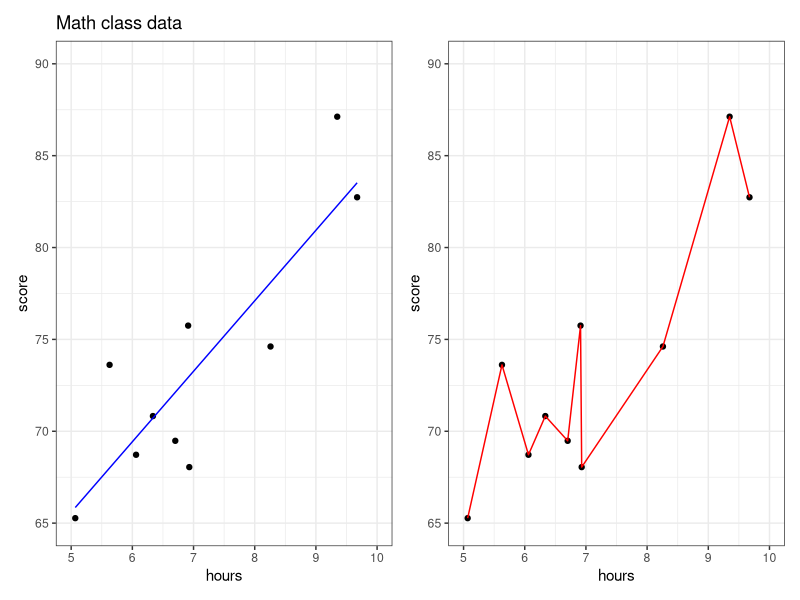
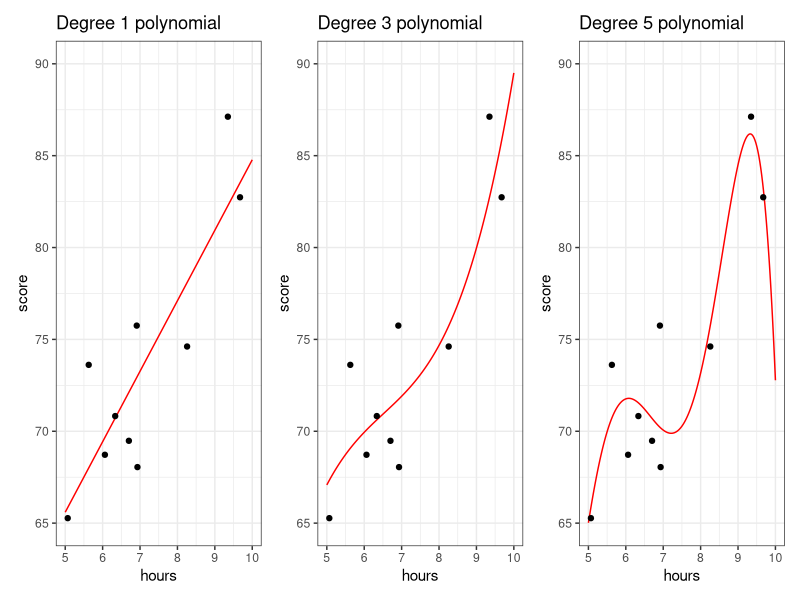
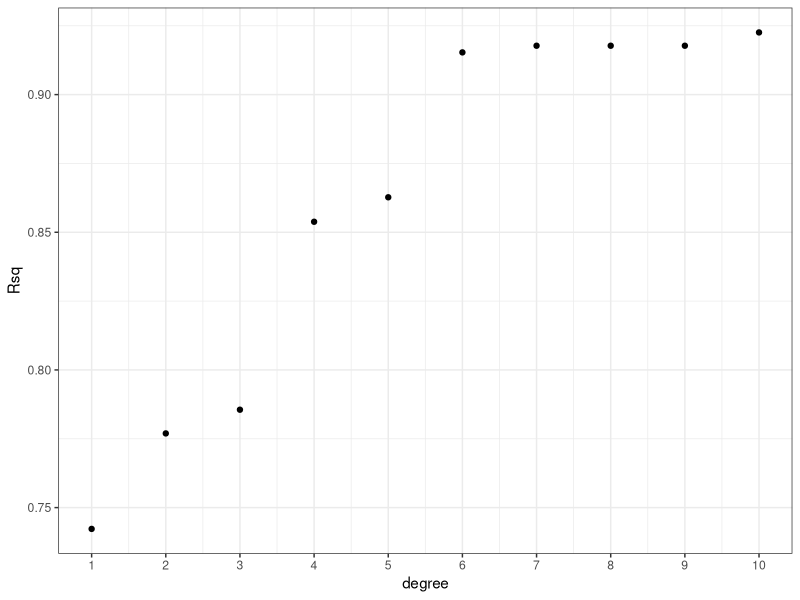
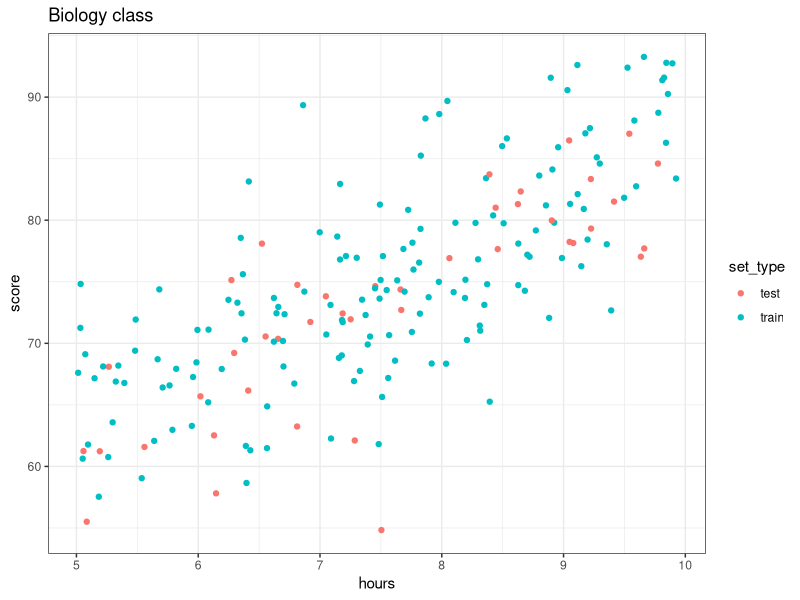
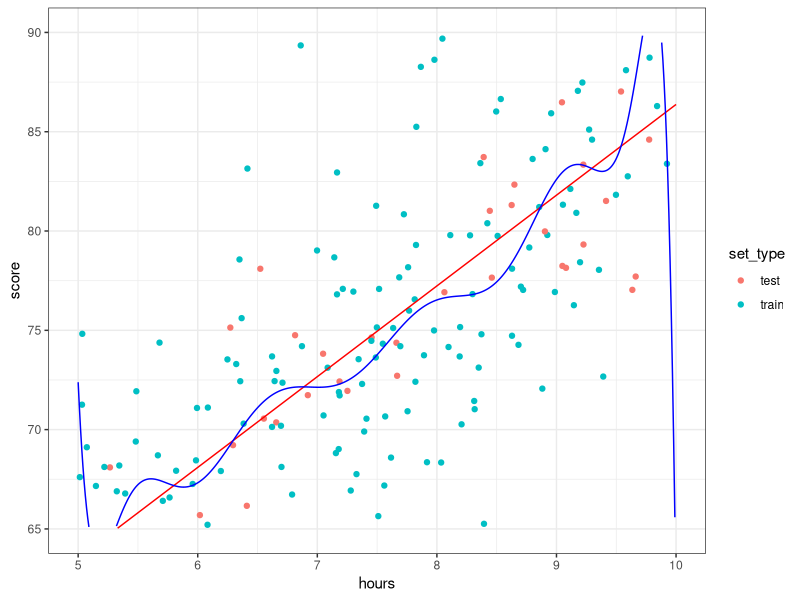
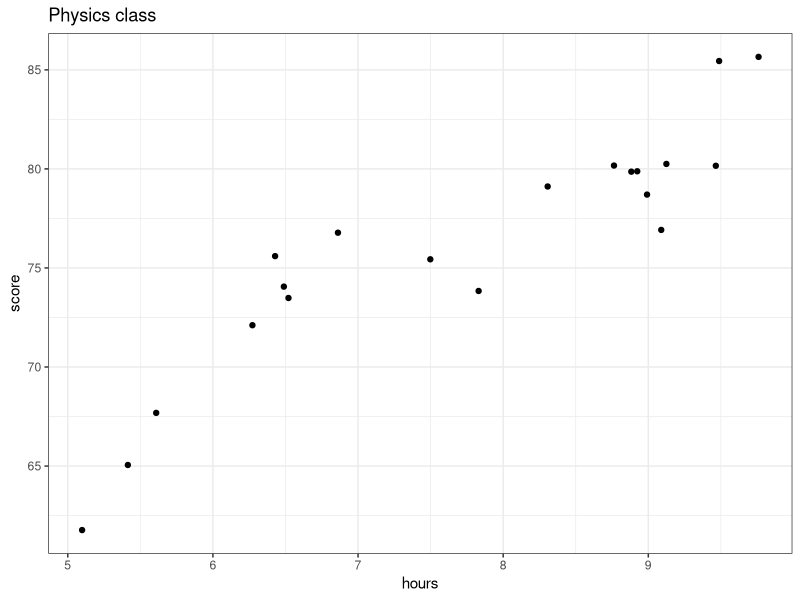
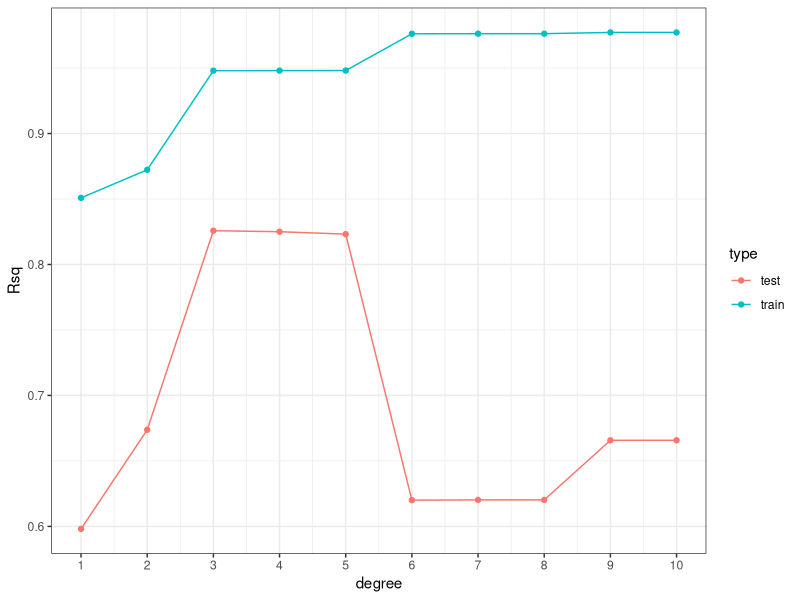

The R source for these figures, in order:
## ---- chunk 1
#| fig-width: 7
#| fig-height: 4
#| fig-align: center
library(tidyverse)
library(patchwork)
library(broom)

set.seed(1)
n_samples <- 10

min_n_hours <- 5
max_n_hours <- 10

exam_avg <- 75
point_per_hour <- 5

intercept <- exam_avg - point_per_hour * (min_n_hours + max_n_hours) / 2
noise <-  rnorm(n=n_samples, mean=0, sd=5)

# Setup data
math <- tibble(hours=runif(n=n_samples, min=min_n_hours, max=max_n_hours),
             score=point_per_hour * hours + intercept + noise)

# same x data, but much finer grid. useful for plotting lines
math_filled_in_range <- tibble(hours=seq(from=min_n_hours, to=max_n_hours, by=.01))

# fit models
lm_lin <- lm(score ~ hours, data=math)
lm_poly <- lm(score ~ poly(hours, degree=20, raw=T), data=math)

# add predictions into model
math <- math %>% 
    mutate(y_pred_linear = predict(lm_lin, newdata=math),
           y_pred_poly = predict(lm_poly, newdata=math))

math_filled_in_range_filled_in_range <- math_filled_in_range %>% 
    mutate(y_pred_linear = predict(lm_lin, newdata=math_filled_in_range),
           y_pred_poly = predict(lm_poly, newdata=math_filled_in_range))

plot_linear <- math %>% 
    ggplot(aes(x=hours, y=score)) +
    geom_point() +
    geom_line(aes(x=hours, y=y_pred_linear), color='blue') +
    lims(x=c(5, 10), y=c(65, 90)) +
    ggtitle("Math class data") +
    theme_bw()

plot_poly <- math %>% 
    ggplot(aes(x=hours, y=score)) +
    geom_point() +
    geom_line(data=math, aes(x=hours, y=y_pred_poly), color='red')+
    lims(x=c(5, 10), y=c(65, 90)) +
    theme_bw()

plot_linear + plot_poly
## ---- chunk 2
#| fig-height: 4
#| fig-width: 8
#| fig-align: center
plot_deg_1 <- math_filled_in_range %>% 
    mutate(y_pred = predict(lm(score ~ poly(hours, degree=1, raw=T), data=math), newdata=math_filled_in_range)) %>% 
    ggplot( aes(x=hours, y=score)) +
    geom_line(aes(x=hours, y=y_pred), color='red')+
    geom_point(data=math, aes(x=hours, y=score)) +
    lims(x=c(5, 10), y=c(65, 90)) +
    ggtitle("Degree 1 polynomial") +
    theme_bw()

plot_deg_3 <- math_filled_in_range %>%
    mutate(y_pred = predict(lm(score ~ poly(hours, degree=3, raw=T), data=math), newdata=math_filled_in_range)) %>%
    ggplot(aes(x=hours, y=score)) +
    geom_line(aes(x=hours, y=y_pred), color='red')+
    geom_point(data=math, aes(x=hours, y=score)) +
    lims(x=c(5, 10), y=c(65, 90)) +
    ggtitle("Degree 3 polynomial") +
    theme_bw()

plot_deg_5 <- math_filled_in_range %>%
    mutate(y_pred = predict(lm(score ~ poly(hours, degree=5, raw=T), data=math), newdata=math_filled_in_range)) %>%
    ggplot(aes(x=hours, y=score)) +
    geom_line(aes(x=hours, y=y_pred), color='red') +
    geom_point(data=math, aes(x=hours, y=score)) +
    lims(x=c(5, 10), y=c(65, 90)) +
    ggtitle("Degree 5 polynomial") +
    theme_bw()

plot_deg_1 + plot_deg_3 + plot_deg_5
## ---- chunk 3
#| fig-align: center
#| fig-width: 5
#| fig-height: 2.5
#########################
# Digression: for loops #
#########################

# We have not learned for loops. Here is a simple example where we calculate the squares of the
# first 10 integers
# squares <- c()
# for (i in 1:10){
#     squares <- c(squares, i^2)
# }
# squares

#####################
# Evaluate Rsquared #
#####################
degrees2evaluate <- 1:10

Rsq_values <- c()
# each iteration of this for loop evaluates the model for a different polynomial degree 
for (degree in degrees2evaluate){
    
    # fit the model on the training data with the specified degree
    model <- lm(score~poly(hours, degree=degree, raw=T), data=math)
    rsq <- glance(model)$r.squared
    
    # track the Rsquared values
    # vector <- c(vector, value) will add the value to the end of the vector
    # i.e. c does concatenation
    Rsq_values <- c(Rsq_values, rsq)
}

tibble(degree=degrees2evaluate,
       Rsq=Rsq_values) %>% 
    ggplot(aes(x=degree, y=Rsq)) + 
    geom_point() + 
    scale_x_continuous(breaks=degrees2evaluate)+
    # ggtitle("r^2 gets better with degree!") +
    theme_bw()
## ---- chunk 4
n_samples_big <- 200
set.seed(1233)
noise <-  rnorm(n = n_samples_big, mean = 0, sd = 5)

# Setup data
biology <- tibble(hours = runif(n = n_samples_big,
                                min = min_n_hours,
                                max=max_n_hours),
                  score = point_per_hour * hours + intercept + noise)
## ---- chunk 5
#| code-fold: false

# fix the random seed so we get the same train/test split everytime
set.seed(13)

# randomly sample train/test set split
set_type <- sample(x = c('train', 'test'), 
                   size = 200, 
                   replace = TRUE, 
                   prob = c(0.8, 0.2))

biology <- biology %>% 
    mutate(set_type = set_type)
biology
## ---- chunk 6
#| fig-align: center
#| fig-height: 4
#| fig-width: 6
biology %>% 
    ggplot(aes(x=hours, y=score, color=set_type)) +
    geom_point() + 
    ggtitle("Biology class") +
    theme_bw()
## ---- chunk 7
#| code-fold: false
biology_train <- biology %>% 
    filter(set_type == 'train')

biology_test <- biology %>% 
    filter(set_type == 'test')
## ---- chunk 8
#| code-fold: false

# notice we using the training data to fit the model!
lm_linear <- lm(score~hours, data=biology_train)
lm_poly <- lm(score~poly(hours, degree=20, raw=T), data=biology_train)
## ---- chunk 9
#| fig-align: center
#| fig-height: 4
#| fig-width: 6
# same x data, but much finer grid. useful for plotting lines
biology_filled_in_range <- tibble(hours = seq(from = min_n_hours, to = max_n_hours, by = .01))

# this is useful for plotting
biology_filled_in_range <- biology_filled_in_range %>% 
    mutate(y_pred_linear = predict(lm_linear,
                                   newdata = biology_filled_in_range),
           y_pred_poly = predict(lm_poly, 
                                 newdata = biology_filled_in_range)) 

biology %>% 
    ggplot(aes(x=hours, y=score, color=set_type)) +
    geom_point() +
    geom_line(data=biology_filled_in_range, aes(x=hours, y=y_pred_linear), color='red') +
    geom_line(data=biology_filled_in_range, aes(x=hours, y=y_pred_poly), color='blue') +
    lims(x=c(5, 10), y=c(65, 90)) +
    theme_bw()
## ---- chunk 10
#| code-fold: false

# this calculates the training r^2
glance(lm_linear) %>%
    select(r.squared)

glance(lm_poly) %>%
    select(r.squared)
## ---- chunk 11
#| code-fold: false

# get predictions on test set
score_pred_linear <- predict(lm_linear, newdata=biology_test)
score_pred_poly <- predict(lm_poly, newdata=biology_test)
## ---- chunk 12
# calculate R squared for test set
biology_test %>%
    mutate(score_pred_linear = score_pred_linear,
           score_pred_poly = score_pred_poly,
           resid_sq_linear = (score - score_pred_linear)^2,
           resid_sq_poly = (score - score_pred_poly)^2) %>%
    summarize(TSS = sum((score - mean(score))^2),
              RSS_linear = sum(resid_sq_linear),
              RSS_poly = sum(resid_sq_poly)) %>%
    mutate(Rsq_linear = 1 - RSS_linear/TSS,
           Rsq_poly = 1 - RSS_poly/TSS) %>%
    select(Rsq_linear, Rsq_poly)
## ---- chunk 13
#| fig-align: center
#| fig-width: 5
#| fig-height: 3
# Setup data
n_samples_physics <- 20

set.seed(23)

noise <-  rnorm(n=n_samples_physics, mean=0, sd=2)

physics <- tibble(hours=runif(n=n_samples_physics, 
                              min=min_n_hours,
                              max=max_n_hours),
                  score= (hours - 7.5)^3 + 75 + noise)

physics %>% 
    ggplot(aes(x=hours, y=score)) +
    geom_point() +
    ggtitle("Physics class") +
    theme_bw()
## ---- chunk 14
# In this class the focus is not on the code used in this section, but rather
# how the procedure works. If you are curious about the code, read on...
# Two new programming concepts are used: functions and for loops

#########################
# Digression: functions #
#########################

# we have not covered functions yet, but they are pretty straightforward
# the name of the function is the first thing, the word function is special,
# all of the arguments go in the parentheses, and the last line of the function is returned
# Here is a simple example of a function that adds two numbers
add_two_nums <- function(a, b){
    a + b
}


# create a function to return the Rsquared value
get_R_sq <- function(model, test_data, test_y){
    y_pred <- predict(model, newdata=test_data)
    
    TSS = sum((test_y - mean(test_y, na.rm=T))^2, na.rm=T)
    RSS = sum((test_y - y_pred)^2, na.rm=T)
    
    1 - RSS / TSS
}


########################
# train test set split #
########################

# Randomly assign observations to either train or test set
physics <- physics %>% 
    mutate(set_type=sample(x=c('train', 'test'),
                           size=n_samples_physics, replace=TRUE, prob=c(0.8, 0.2)))

physics_train <- physics %>% 
    filter(set_type=='train')

physics_test <- physics %>% 
    filter(set_type=='test')

########################
# Hyperparemter tuning #
########################

degrees2evaluate <- 1:10


models <- c()
Rsq_values_train <- c()
Rsq_values_test <- c()
# each iteration of this for loop evaluates the model for a different polynomial degree 
for (degree in degrees2evaluate){
    
    # fit the model on the training data with the specified degree
    model <- lm(score~poly(hours, degree=degree, raw=T), data=physics_train)
    
    # compute the R squared value with the train and test data
    train_rsq <- get_R_sq(model=model, test_data=physics_train, test_y=physics_train$score)
    test_rsq <- get_R_sq(model=model, test_data=physics_test, test_y=physics_test$score)

    # save everything
    # vector <- c(vector, value) will add the value to the end of the vector
    # i.e. c does concatenation
    models <- c(models, model)
    Rsq_values_train <- c(Rsq_values_train, train_rsq)
    Rsq_values_test <- c(Rsq_values_test, test_rsq)

}

# we have not yet learned the gather function
# but you can probably figure out what it does by starting at this code
tuning_results = tibble(degree=degrees2evaluate,
                        train = Rsq_values_train,
                        test = Rsq_values_test) %>%
    gather('type', 'Rsq', -degree)

tuning_results
## ---- chunk 15
#| fig-width: 5
#| fig-height: 4
#| fig-align: center
tuning_results %>% 
    ggplot(aes(x=degree, y=Rsq, color=type)) + 
    geom_point() +
    geom_line() + 
    scale_x_continuous(breaks=degrees2evaluate) +
    theme_bw()
## ---- chunk 16
tuning_results %>% 
    filter(type=='test') %>% 
    arrange(desc(Rsq))
